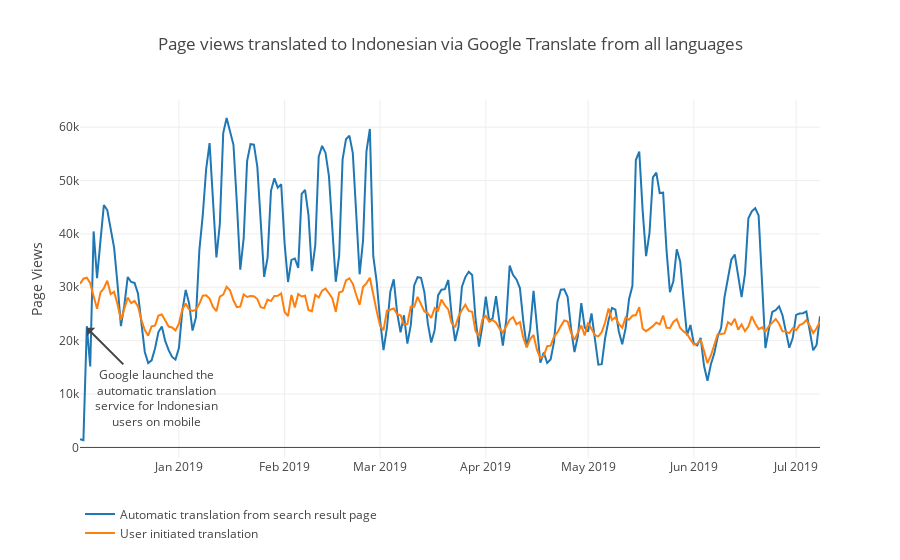

The notebook cell saved with this chart:
### Code cell
pageviews_id = pageviews[pageviews.is_id].pivot(index='date',columns='initiation_method',values='pageviews')
fig = {
    'data': [{
    'x': pageviews_id.index,
    'y': pageviews_id[col],
    'name': col
    }  for col in pageviews_id.columns],
    'layout': {
        'yaxis': {'title': "Page Views"},
        'title': {'text': 'Page views translated to Indonesian via Google Translate from all languages'},
        'legend': {'x': 0, 'y': -0.25},
        'hoverlabel': {'namelength' : -1},
        'annotations': [{'x':'2018-12-05', 'y':22397, 'text':'Google launched the<br>automatic translation<br>service for Indonesian<br>users on mobile',
                        'ax': 70, 'ay': 70}]
    }
}
plotly.offline.iplot(fig)

### Figure 1 — Plotly figure (JSON) as saved in the notebook; plotly's stock layout.template omitted (floating-point values rounded to 4 significant figures; data arrays with more than 128 entries replaced by an {"elided": "..."} marker saying what was removed)
{"data": [{"name": "Automatic translation from search result page", "type": "scatter", "uid": "8e35734e-3075-481a-9821-be910d853c10", "x": {"elided": "218 str values"}, "y": {"elided": "218 int values"}}, {"name": "User initiated translation", "type": "scatter", "uid": "8bc2472d-edce-46a9-9eb3-479f2f0ff8e0", "x": {"elided": "218 str values"}, "y": {"elided": "218 int values"}}], "layout": {"annotations": [{"ax": 70, "ay": 70, "text": "Google launched the<br>automatic translation<br>service for Indonesian<br>users on mobile", "x": "2018-12-05", "y": 22397}], "hoverlabel": {"namelength": -1}, "legend": {"x": 0, "y": -0.25}, "title": {"text": "Page views translated to Indonesian via Google Translate from all languages"}, "yaxis": {"title": {"text": "Page Views"}}}}
